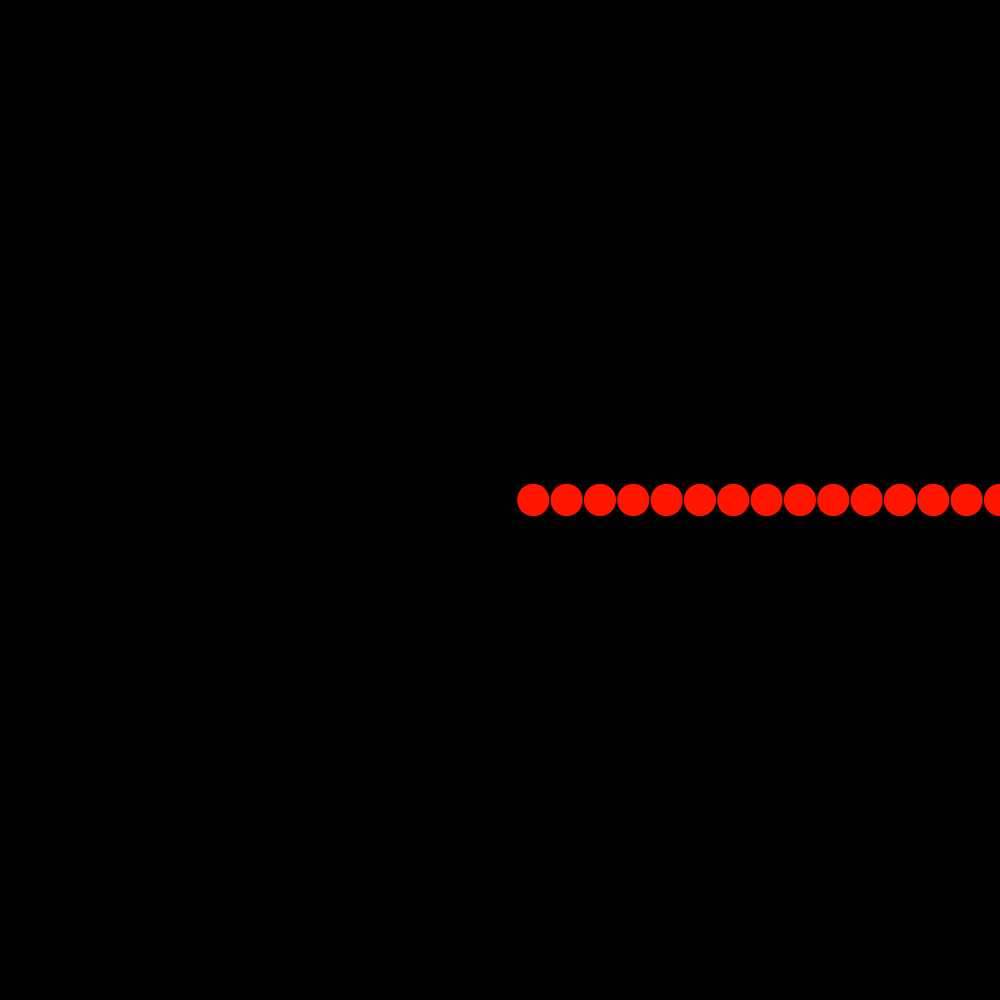
Frame 1 (no input)
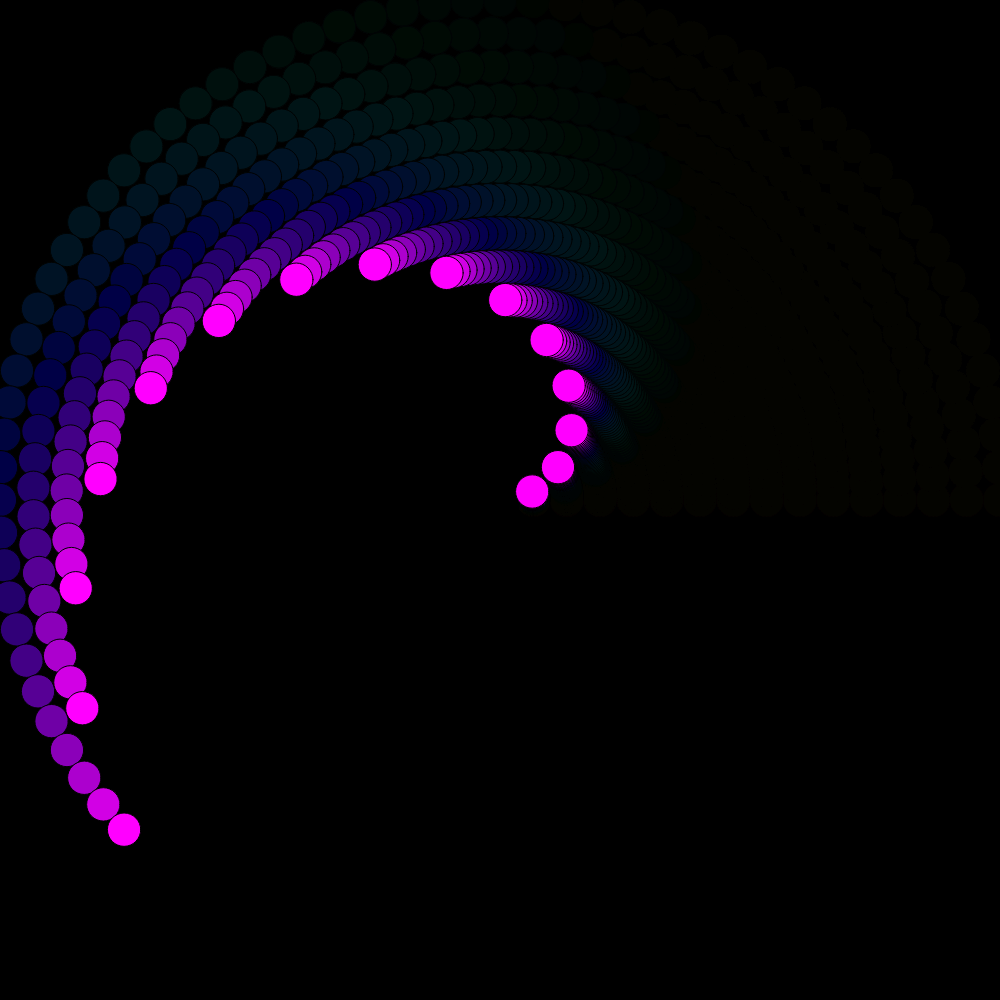
Frame 60 (no input)
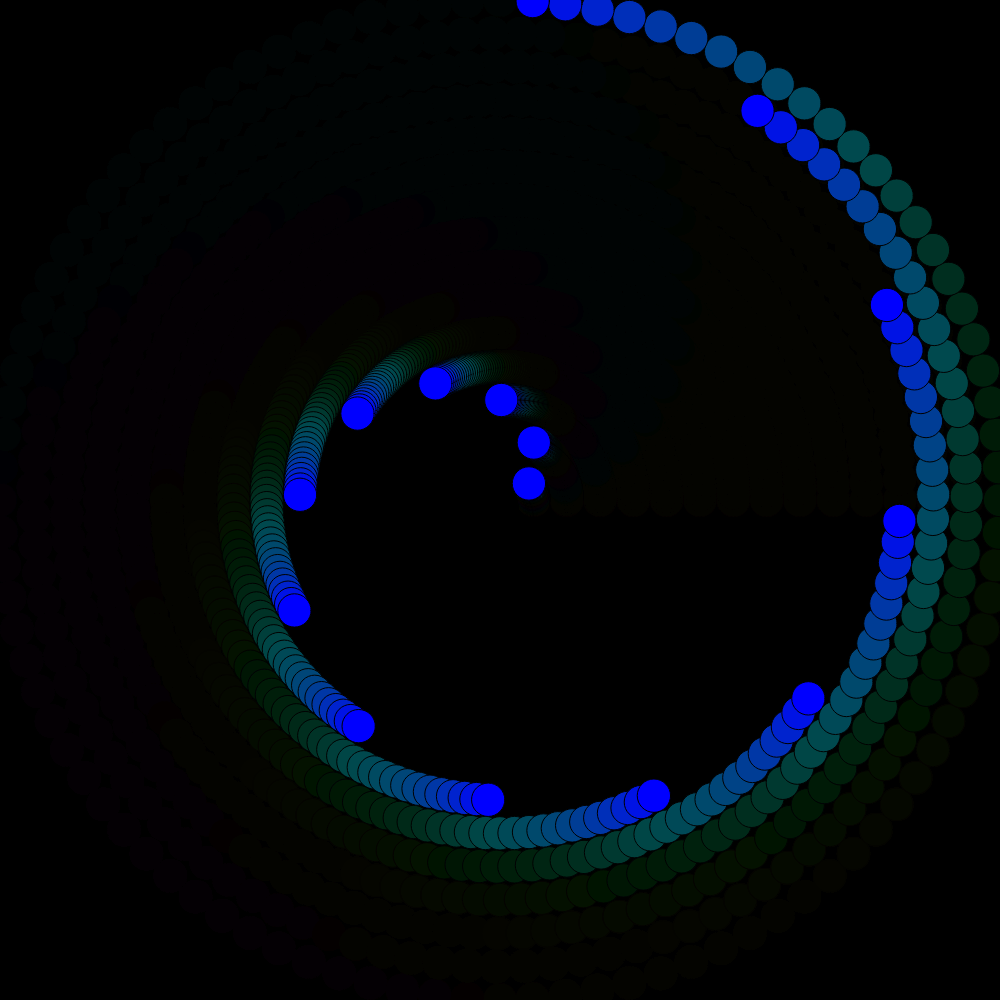
Frame 120 (the mouse pressed at the canvas centre since frame 60)

The p5.js sketch that drew these frames (run headless with seeded random() and noise() and a simulated clock; from frame 60 on, the mouse is pressed at the canvas centre):

// p5.js sketch
// ── sketch.js
let angle = 0;
let diameter;
const amount = 15;
const speed = 0.25;
let offset;
let color = 0;
const colorIncrementer = 5;

function setup() {
  createCanvas(windowHeight, windowHeight);
  colorMode(HSL);
  angleMode(DEGREES);
  //noStroke();
  background(0);
  offset = width / 2 / amount;
  diameter = offset;
}

function draw() {
  background(0, 0, 0, 0.1);

  translate(width / 2, height / 2);

  color = (color + colorIncrementer) % 360;
  fill(color, 100, 50, 1);
  drawCircles();
  angle = (angle + speed) % 360;
}

function drawCircles() {
  for (let i = 1; i <= amount; i++) {
    const x = cos(i * angle) * (i * offset);
    const y = sin(i * angle) * (i * offset);
    circle(x, -y, diameter);
  }
}
